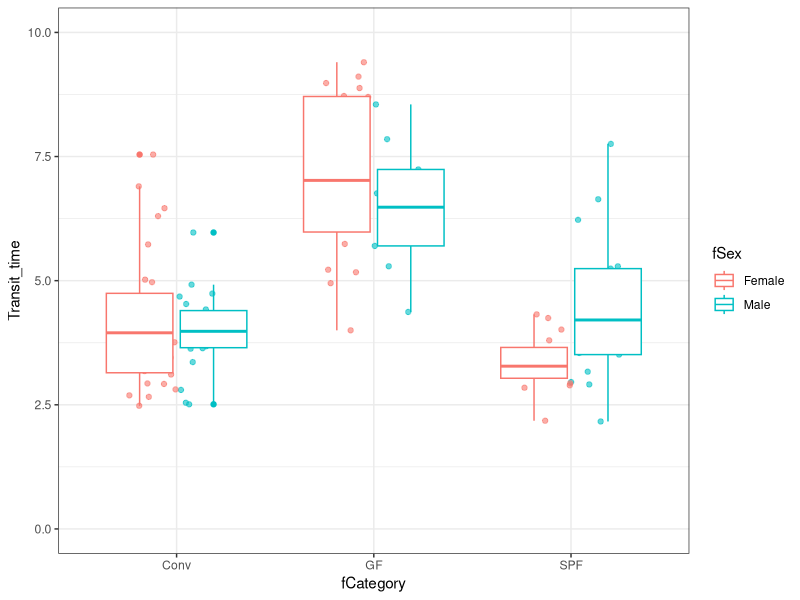
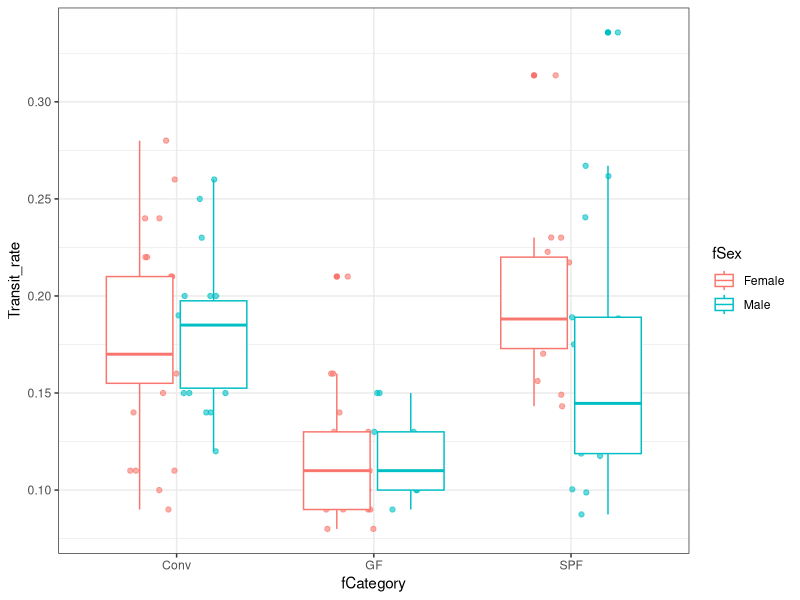
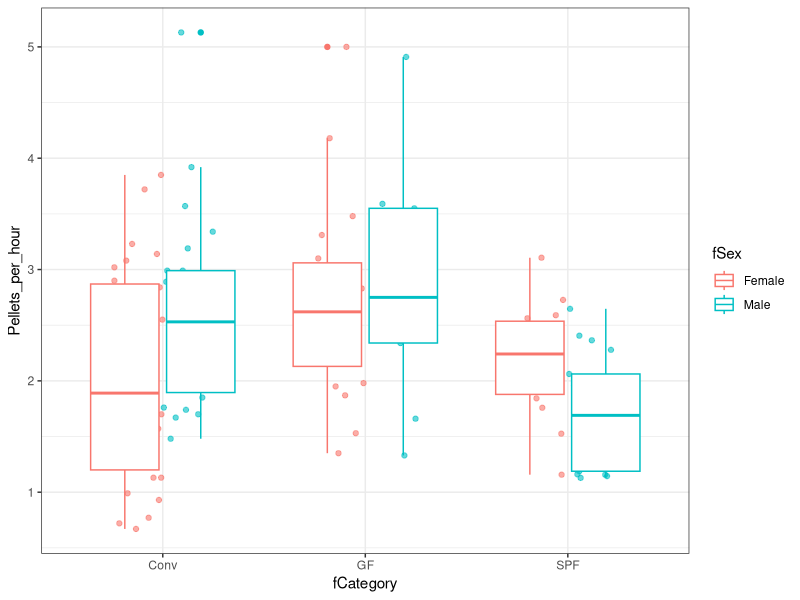
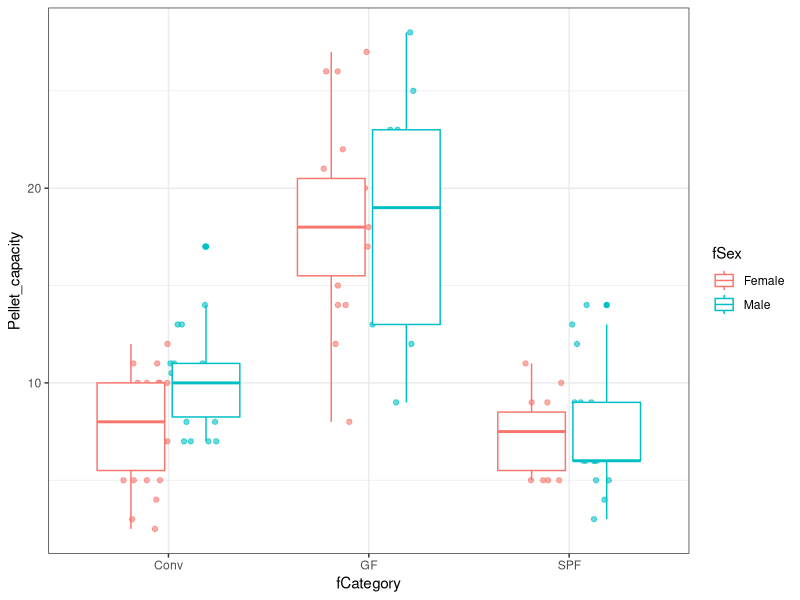
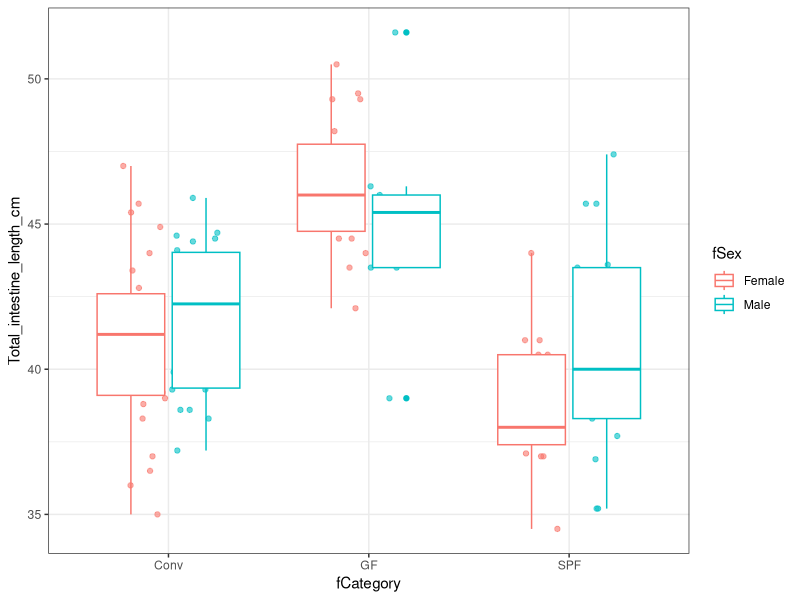
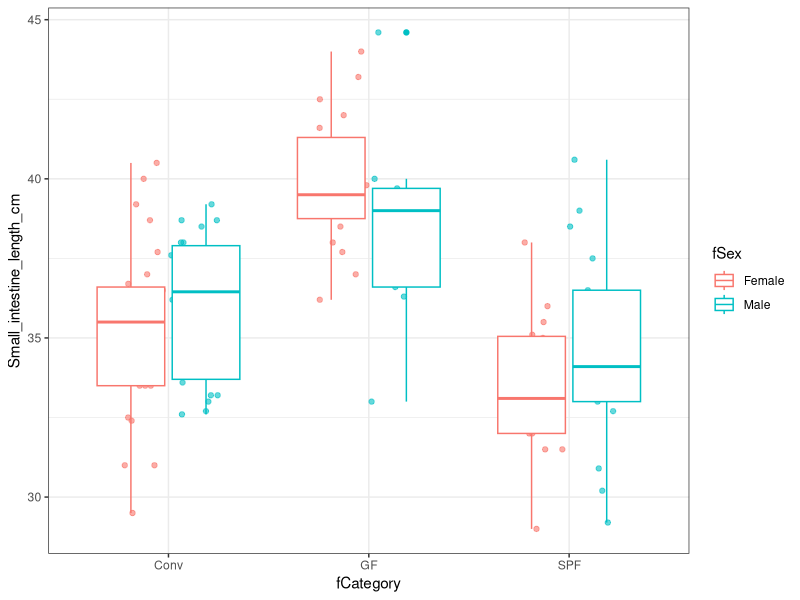
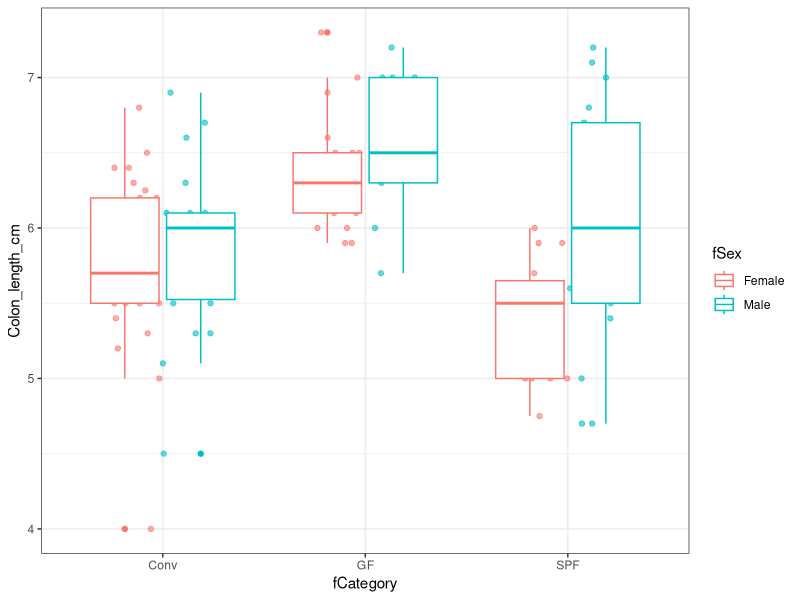
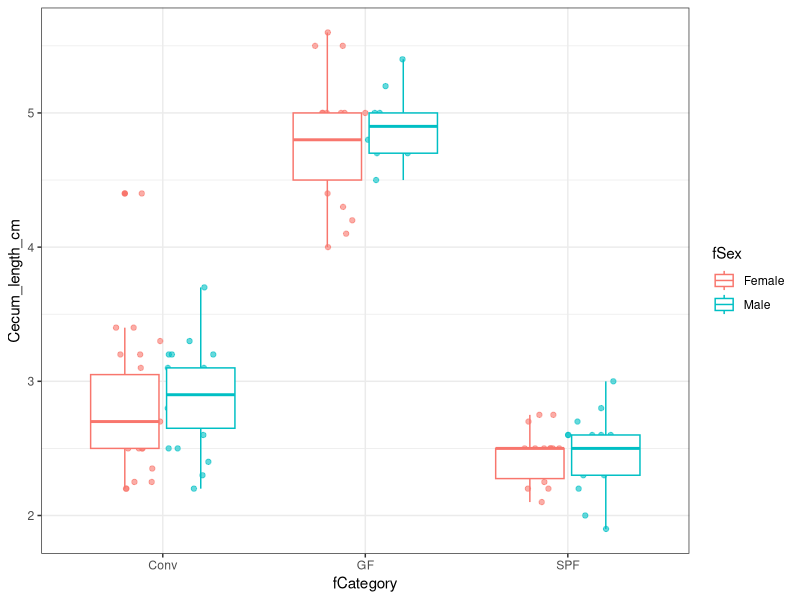

Write R code to recreate these figures, in order.
library(readxl)
library(ggplot2)
my_data <- read_excel("Conv_data_for_HW03.xlsx", sheet = 1)

fCategory <- as.factor(my_data$Category)
fSex <- as.factor(my_data$Sex)
Transit_time <- my_data$`transit-time`
Transit_rate <- my_data$`transit-rate`
Pellets_per_hour <- my_data$`pellets/hr`
Pellet_capacity <- my_data$`pellet-capacity`
Total_intestine_length_cm <- my_data$`total-intestinal-length`
Small_intestine_length_cm <- my_data$`before-cecum`
Colon_length_cm <- my_data$`colon-length(cm)`
Cecum_length_cm <- my_data$`cecum-length(cm)`
my_data_with_factors <- cbind(my_data, Transit_time, fCategory, fSex)

transit_time_by_category_sexes_pooled <- ggplot(
  my_data_with_factors, aes(x = fCategory, y = Transit_time, color = fSex)) + 
  geom_point(alpha = 0.6, position = position_jitterdodge(jitter.width = 0.5, dodge.width = 0.5)) +
  theme_bw() +
  geom_boxplot() +
  scale_y_continuous(limits = c(0, 10))

transit_rate_by_category_sexes_pooled <- ggplot(
  my_data_with_factors, aes(x = fCategory, y = Transit_rate, color = fSex)) + 
  geom_point(alpha = 0.6, position = position_jitterdodge(jitter.width = 0.5, dodge.width = 0.5)) +
  theme_bw() +
  geom_boxplot()

pellets_per_hour_by_category_sexes_pooled <- ggplot(
  my_data_with_factors, aes(x = fCategory, y = Pellets_per_hour, color = fSex)) + 
  geom_point(alpha = 0.6, position = position_jitterdodge(jitter.width = 0.5, dodge.width = 0.5)) +
  theme_bw() +
  geom_boxplot()

pellet_capacity_by_category_sexes_pooled <- ggplot(
  my_data_with_factors, aes(x = fCategory, y = Pellet_capacity, color = fSex)) + 
  geom_point(alpha = 0.6, position = position_jitterdodge(jitter.width = 0.5, dodge.width = 0.5)) +
  theme_bw() +
  geom_boxplot()

total_intestinal_length_by_category_sexes_pooled <- ggplot(
  my_data_with_factors, aes(x = fCategory, y = Total_intestine_length_cm, color = fSex)) + 
  geom_point(alpha = 0.6, position = position_jitterdodge(jitter.width = 0.5, dodge.width = 0.5)) +
  theme_bw() +
  geom_boxplot()

small_intestine_length_by_category_sexes_pooled <- ggplot(
  my_data_with_factors, aes(x = fCategory, y = Small_intestine_length_cm, color = fSex)) + 
  geom_point(alpha = 0.6, position = position_jitterdodge(jitter.width = 0.5, dodge.width = 0.5)) +
  theme_bw() +
  geom_boxplot()

colon_length_by_category_sexes_pooled <- ggplot(
  my_data_with_factors, aes(x = fCategory, y = Colon_length_cm, color = fSex)) + 
  geom_point(alpha = 0.6, position = position_jitterdodge(jitter.width = 0.5, dodge.width = 0.5)) +
  theme_bw() +
  geom_boxplot()

cecum_length_by_category_sexes_pooled <- ggplot(
  my_data_with_factors, aes(x = fCategory, y = Cecum_length_cm, color = fSex)) + 
  geom_point(alpha = 0.6, position = position_jitterdodge(jitter.width = 0.5, dodge.width = 0.5)) +
  theme_bw() +
  geom_boxplot()

transit_time_by_category_sexes_pooled
transit_rate_by_category_sexes_pooled
pellets_per_hour_by_category_sexes_pooled
pellet_capacity_by_category_sexes_pooled
total_intestinal_length_by_category_sexes_pooled
small_intestine_length_by_category_sexes_pooled
colon_length_by_category_sexes_pooled
cecum_length_by_category_sexes_pooled




